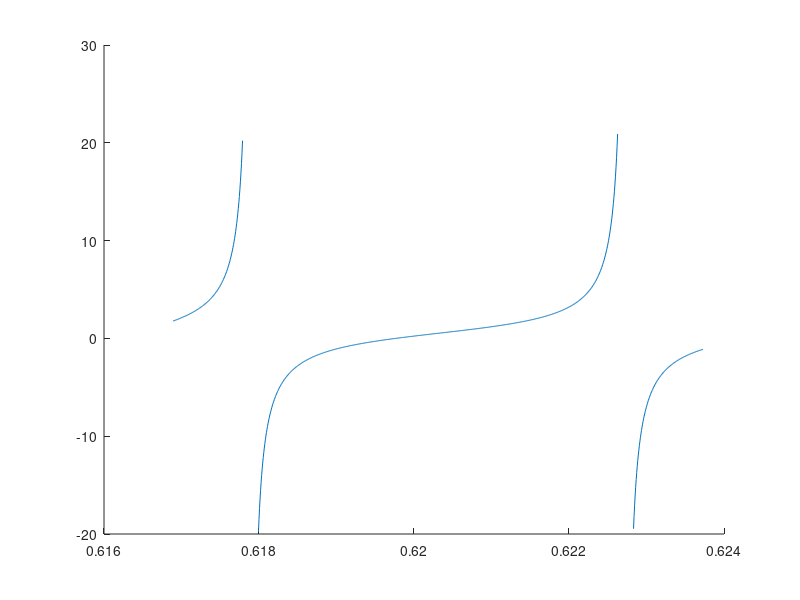

The MATLAB source for this figure: (Note: this script raises an error after producing the figure.)
%% Section 3.5 Practical course material 1: The Wasserstein covariacne distance estimation
% This page contains simulations in Section 3.5 Practical course material 1

%% Visualization of behavior of $x \mapsto x m_\mu(x)$
close all; clear; clc

coeff = 3;
p = 100*coeff;
n1 = 300*coeff;
n2 = 900*coeff;

c1 = p/n1;
c2 = p/n2;

rng(928);
Z1 = randn(p,n1);
Z2 = randn(p,n2);

eig_C1 = [1,2,4];
eig_C2 = [1,3,5];
C1 = diag([eig_C1(1)*ones(p/3,1); eig_C1(2)*ones(p/3,1); eig_C1(3)*ones(p/3,1)]); 
C2 = diag([eig_C2(1)*ones(p/3,1); eig_C2(2)*ones(p/3,1); eig_C2(3)*ones(p/3,1)]); 

X1 = sqrtm(C1)*Z1;
X2 = sqrtm(C2)*Z2;

SCM1 = X1*(X1')/n1;
SCM2 = X2*(X2')/n2;

SCM = SCM1\SCM2;
eigs_SCM = eig(SCM);
eigs_SCM = sort(eigs_SCM);

m = @(x) sum(1./(eigs_SCM-x))/p;
x_m = @(x) x.*m(x);

tol1 = 1e-3;
index_eigs_SCM = 50;
zoom_eigs_SCM = linspace(eigs_SCM(index_eigs_SCM)-tol1,eigs_SCM(index_eigs_SCM+1)+tol1,1000);

tol2 = 1e-4;
zoom_eigs_SCM(zoom_eigs_SCM<=eigs_SCM(index_eigs_SCM)+tol2 & zoom_eigs_SCM>=eigs_SCM(index_eigs_SCM)-tol2)=NaN;
zoom_eigs_SCM(zoom_eigs_SCM<=eigs_SCM(index_eigs_SCM+1)+tol2 & zoom_eigs_SCM>=eigs_SCM(index_eigs_SCM+1)-tol2)=NaN;

% numerical evaluation of eta and zeta
xi = real(eig(diag(eigs_SCM) - sqrt(eigs_SCM)*sqrt(eigs_SCM')/n1 ));
xi = xi(xi<eigs_SCM(index_eigs_SCM+1) & xi>eigs_SCM(index_eigs_SCM));
eta = real(eig(diag(eigs_SCM) - sqrt(eigs_SCM)*sqrt(eigs_SCM')/n2 ));
eta = eta(eta<eigs_SCM(index_eigs_SCM+1) & eta>eigs_SCM(index_eigs_SCM));


figure
hold on
plot(zoom_eigs_SCM, x_m(zoom_eigs_SCM));
xline(eigs_SCM(index_eigs_SCM),'--k');
xline(eigs_SCM(index_eigs_SCM+1),'--k');
yline(0,'--k');
yline( (1-c1)/c1,'--k');
yline( (1-c2)/c2,'--k');
yline(0,'--k');
axis([eigs_SCM(index_eigs_SCM)-tol1 eigs_SCM(index_eigs_SCM+1)+tol1 -10 10])

xlabel('x', 'Interpreter', 'latex')
ylabel('$x m_{\mu}(x)$', 'Interpreter', 'latex')
plot(eigs_SCM(index_eigs_SCM),0,'ob');
text(eigs_SCM(index_eigs_SCM)+1e-5,.5,'$\lambda_i$', 'Interpreter', 'latex', 'FontSize',12)
plot(eigs_SCM(index_eigs_SCM+1),0,'ob');
text(eigs_SCM(index_eigs_SCM+1)+1e-5,.5,'$\lambda_{i+1}$', 'Interpreter', 'latex', 'FontSize',12)

plot(xi, 0,'xr');
plot(eta, 0,'xr');
text(xi-2e-4, -.5,'$\xi_{i+1}$', 'Interpreter', 'latex', 'FontSize',12)
text(eta-2e-4, -.5,'$\eta_{i+1}$', 'Interpreter', 'latex', 'FontSize',12)
xline(xi,':k');
xline(eta,':k');

%% Classical versus random matrix improved covariance distance estimator
close all; clear; clc

p_loop = 2.^(1:9);
n1 = 1024;
n2 = 2048;

rng(928);
nb_average_loop = 30;
store_output = zeros(length(p_loop),3); % [population distance, RMT estimator, classical estimator]

for i = 1:length(p_loop)
    p = p_loop(i);
    
    C1 = toeplitz(0.2.^(0:p-1));
    C2 = toeplitz(0.4.^(0:p-1));
    
    tmp = zeros(3,1);
    for j = 1:nb_average_loop
        X1 = sqrtm(C1)*randn(p,n1);
        X2 = sqrtm(C2)*randn(p,n2);

        [RMTDistEst,ClassDistEst] = RMTWassDist(X1,X2);
        tmp = tmp + [trace(C1 + C2 - 2*sqrtm( sqrtm(C1)*C2*sqrtm(C1) ))/p; RMTDistEst; ClassDistEst]/nb_average_loop;
    end
    store_output(i,:) = real(tmp);
end

disp('Performance of different estimators:')
disp([p_loop', store_output])


%% FUNCTIONS
% Code from https://github.com/maliktiomoko/RMTWasserstein
function [RMTDistEst,ClassDistEst] = RMTWassDist(X,Y)
%Function that compute the Wasserstein distance between Gaussian centered
%distribution based on the article Random  Matrix-Improved  Estimation  of  the  Wasserstein  Distance
%between  two  Centered  Gaussian  Distribution (Malik TIOMOKO & Romain Couillet)
%Input Need the samples from the first class X of dimension p*n and the
%samples from the second class Y of size p*n
%Return the estimate est proposed in the article and the classical esthat
%Define the dimensions
p=size(X,1);
n1=size(X,2);
n2=size(Y,2);
c1=p/n1;c2=p/n2;
%Sample covariance estimate
hatC1=X*X'/n1;hatC2=Y*Y'/n2;
lambda=sort(eig(hatC1*hatC2));
m=@(z) mean(1./(lambda-z));
phi=@(z) z./(1-c1-c1.*z.*m(z));
psi=@(z) 1-c2-c2*z.*m(z);
f=@(z) sqrt(z);
eta=sort(real(eig(diag(lambda)-(1/n1)*sqrt(lambda)*sqrt(lambda)')));
zeta=sort(real(eig(diag(lambda)-(1/n2)*sqrt(lambda)*sqrt(lambda)')));
phi_test=@(z) z;
psi_test=@(z) 1;
phipsi=@(z) sqrt(z)/(c2);
for i=1:length(lambda)
    phi_test=@(z) phi_test(z).*((z-lambda(i))./(z-eta(i)));
    psi_test=@(z) psi_test(z).*(z-zeta(i))./(z-lambda(i));
    phipsi=@(z) phipsi(z).*sqrt((z-zeta(i))./(z-eta(i)));
end
% Distinguish the case where n1<n2 to the case where n1>n2
if eta(1)<zeta(1)
    my_eta=zeta;
    my_zeta=eta;
else
    my_zeta=zeta;
    my_eta=eta;
end
other=@(z) 2*sum(1./(z-zeta))-2*sum(1./(z-lambda));
integrand_real=@(z) (1/(2*pi))*2*f(-(phi(z)./psi(z))).*other(z).*(psi(z)/c2);
%Computing the second term (real_integral)
real_integral=0;
for i=1:length(my_zeta)
    real_integral=real_integral+integral(integrand_real,my_zeta(i),my_eta(i));
end
%Computing the first term (pole in lambda)
pole=2*(sqrt(c2/c1))*sum(sqrt(lambda))/c2;
esty=pole+real_integral;
RMTDistEst=(1/p)*trace(hatC1+hatC2)-2*esty;
%Distinguish the case n1=n2
if n1==n2
    RMTDistEst=(1/p)*trace(hatC1+hatC2)-2*(sum(sqrt(lambda))-sum(sqrt(zeta)))*(2*n1/p);
end
%Classical estimate
ClassDistEst=trace(hatC1 + hatC2 - 2*sqrtm( sqrtm(hatC1)*hatC2*sqrtm(hatC1) ))/p;
end
